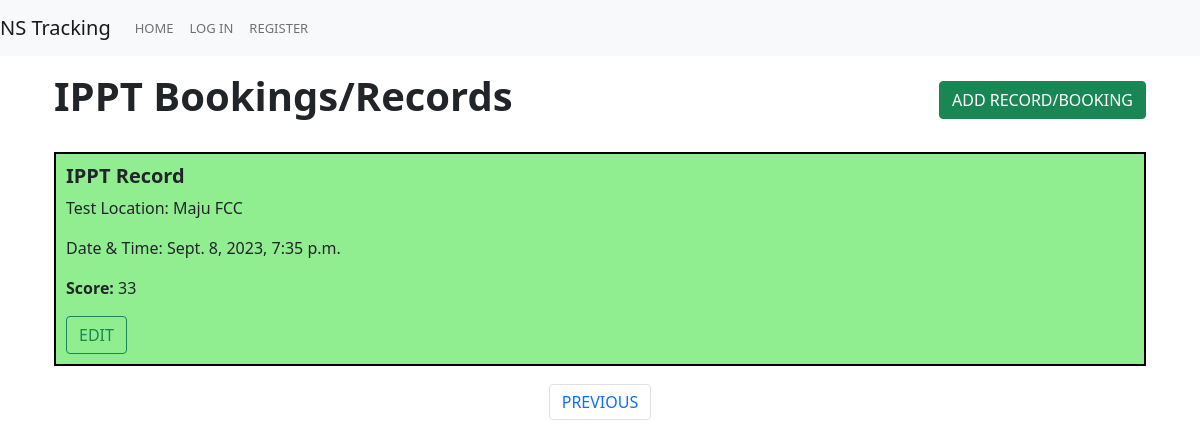
Screenshot of /bookings?page=2 with the database file from the repository.
### network/models.py (models this page shows, shortened)
class Booking(models.Model):
    user = models.ForeignKey(User, on_delete=models.CASCADE, blank=True, null=True, related_name="user")
    category = models.ForeignKey(Category, on_delete=models.CASCADE, blank=True, null=True, related_name="category")
    datetime = models.DateTimeField(blank=True, null=True)
    score = models.CharField(max_length=100, blank=True, null=True)
    done = models.BooleanField(default=False)

class Category(models.Model):
    category_name = models.CharField(max_length=50)
    def __str__(self):
        return self.category_name

### network/views.py (the view)
# urls.py: path("bookings", views.bookings, name="bookings"),
def bookings(request):
    page_number = request.GET.get('page', 1)
    bookingsData = Booking.objects.all().order_by('-datetime')
    paginator = Paginator(bookingsData, 5)
    pageposts = paginator.get_page(page_number)
    current_time = datetime.utcnow()
    for booking in pageposts:
        booking_datetime = booking.datetime.astimezone(timezone.utc).replace(tzinfo=None)
        booking.is_done = booking_datetime < current_time
    return render(request, "network/bookings.html", {
        "bookings": pageposts,
        "page_number": page_number,
        "current_time": current_time,
    })

### network/templates/network/bookings.html (shortened to what this page needs)
{% extends "network/layout.html" %}
{% block body %}
<div class="container py-3 d-flex justify-content-between align-items-center">
    <h1><b>IPPT Bookings/Records</b></h1>
    <a href="{% url 'create' %}" class="btn btn-success">Add Record/Booking</a>
</div>
<div class="container py-2">
        {% for booking in bookings %}
            <div class="booking-container{% if booking.is_done %}-done{% endif %}">
                <h5><strong>IPPT Record</strong></h5>
                <p>Test Location: {{ booking.category }}</p>
                <p>Date & Time: {{ booking.datetime }}</p>
                <p><strong>Score: </strong>{{ booking.score }}</p>
                <a href="{% url 'edit' booking.id %}" class="btn btn-outline-success">Edit</a>
            </div>
        {% endfor %}
</div>
<nav aria-label="Page navigation example">
    <ul class="pagination d-flex justify-content-center">
        {% if bookings.has_previous %}
            <li class="page-item"><a class="page-link" href="?page={{ bookings.previous_page_number }}">Previous</a></li>
        {% endif %}
    </ul>
</nav>
{% endblock %}

### network/templates/network/bookings.html (style rules this page uses)
.booking-container-done { border: 2px solid #000000; padding: 10px; margin-bottom: 10px; background-color: #90EE90; }

### rows the page displays
Booking: category "Maju FCC", datetime "Sept. 8, 2023, 7:35 p.m.", score "33"
